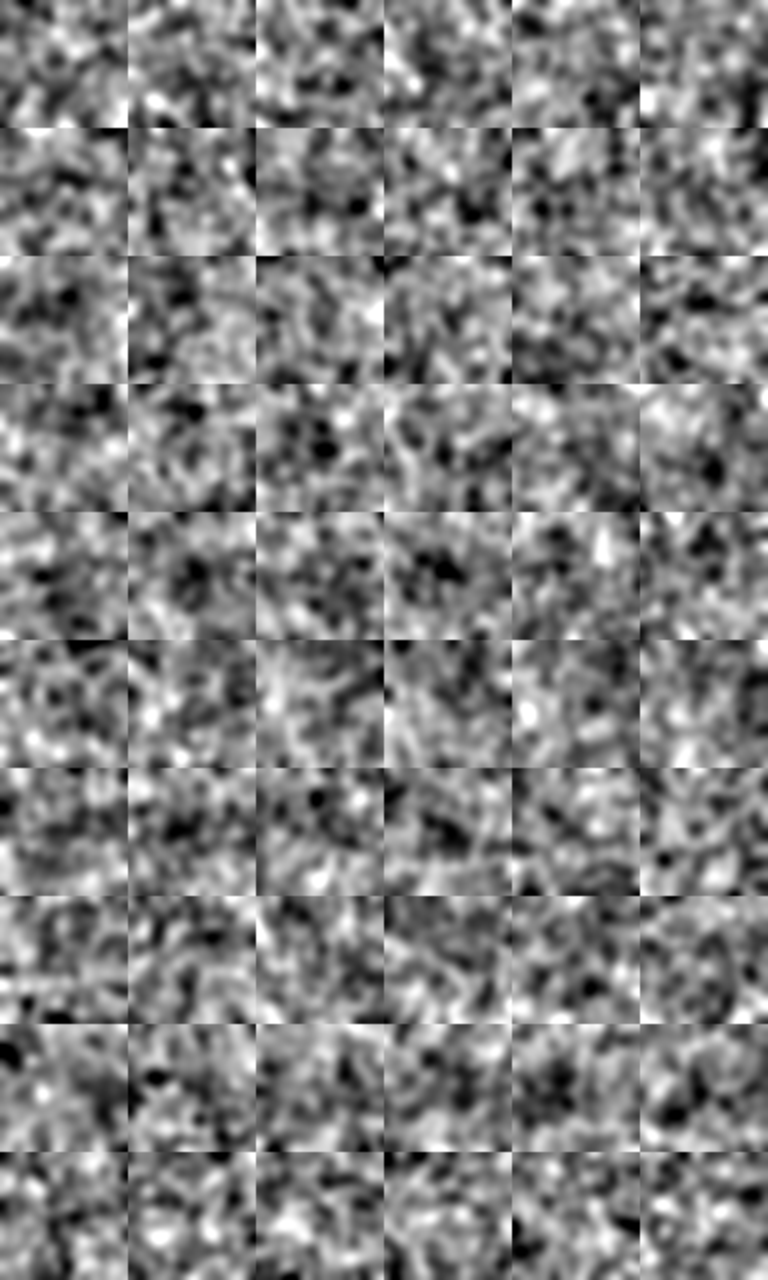

This figure's Python source:
"""Same montage, low-passed (sigma 3) and stretched, 2 rows per series, plus quick view stats."""
import numpy as np, pandas as pd
from PIL import Image
from pathlib import Path
from scipy.ndimage import gaussian_filter

root = Path(__file__).resolve().parents[1] / "dataset" / "public"
tr = pd.read_csv(root / "train.csv", dtype={"order": str})
arr = {g: np.load(root / "arrays" / f"{g}.npz")["views"] for g in tr.group_id.unique()}
rows = tr.groupby("group_id").head(2).reset_index(drop=True)
tiles = []
for r in rows.itertuples():
    v = arr[r.group_id][r.array_index].astype(np.float32)
    idx = [0] + [int(c) for c in r.order] + [5]
    b = [gaussian_filter(v[i], 3) for i in idx]
    b = [np.clip((x - x.mean()) / (x.std() + 1e-6) * 50 + 128, 0, 255) for x in b]
    tiles.append(np.concatenate(b, axis=1))
img = np.concatenate(tiles, axis=0).astype(np.uint8)
Image.fromarray(img).resize((img.shape[1] * 2, img.shape[0] * 2), Image.BILINEAR).save(Path(__file__).with_name("look2.png"))

# mean correlation between angle positions after low-pass, 300 rows
rs = tr.sample(300, random_state=0)
C = np.zeros((6, 6)); S = np.zeros(6)
for r in rs.itertuples():
    v = arr[r.group_id][r.array_index].astype(np.float32)
    idx = [0] + [int(c) for c in r.order] + [5]
    S += np.array([v[i].std() for i in idx])
    b = np.stack([gaussian_filter(v[i], 2).ravel() for i in idx])
    C += np.corrcoef(b)
np.set_printoptions(precision=3, suppress=True)
print("corr by angle position (sigma 2):"); print(C / len(rs))
print("raw std by position:", S / len(rs))
